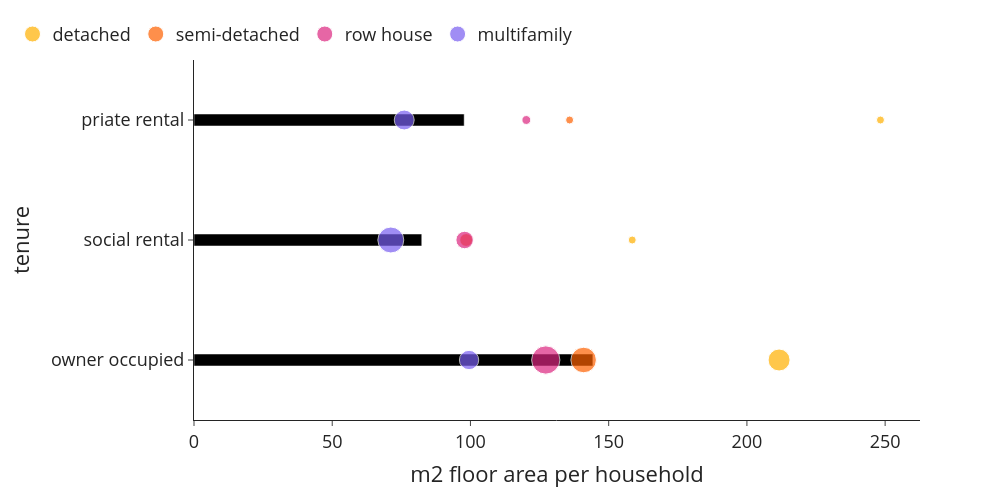

Notebook cell for this chart:
### Code cell
bubblechart((use['size'+year+'_w1']*use['n_hhd']), use['n_hhd'], use['n_hhd'], 0, 1, 'm2 floor area per household', class_name_long, 'm2_per_hhd_class_type')

### Figure 1 — Plotly figure (JSON) as saved in the notebook; plotly's stock layout.template omitted (floating-point values rounded to 4 significant figures)
{"data": [{"alignmentgroup": "True", "hovertemplate": "m2 floor area per household=%{x}<br>tenure=%{y}<extra></extra>", "legendgroup": "", "marker": {"color": "#000000", "pattern": {"shape": ""}}, "name": "", "offsetgroup": "", "orientation": "h", "showlegend": false, "textposition": "auto", "type": "bar", "x": [144.3, 82.39, 97.73], "xaxis": "x", "y": ["owner occupied", "social rental", "priate rental"], "yaxis": "y"}, {"legendrank": 0, "marker": {"color": "#ffb000", "size": [962560, 3460, 67015], "sizemin": 4, "sizemode": "area", "sizeref": 3983.0}, "mode": "markers", "name": "detached", "showlegend": true, "type": "scatter", "x": [211.6, 158.5, 248.3], "y": ["owner occupied", "social rental", "priate rental"]}, {"legendrank": 1, "marker": {"color": "#fe6100", "size": [1299520, 329080, 91650], "sizemin": 4, "sizemode": "area", "sizeref": 3983.0}, "mode": "markers", "name": "semi-detached", "showlegend": true, "type": "scatter", "x": [140.9, 98.45, 135.9], "y": ["owner occupied", "social rental", "priate rental"]}, {"legendrank": 2, "marker": {"color": "#dc267f", "size": [1593095, 609915, 158020], "sizemin": 4, "sizemode": "area", "sizeref": 3983.0}, "mode": "markers", "name": "row house", "showlegend": true, "type": "scatter", "x": [127.2, 97.9, 120.2], "y": ["owner occupied", "social rental", "priate rental"]}, {"legendrank": 3, "marker": {"color": "#785ef0", "size": [744580, 1340030, 790115], "sizemin": 4, "sizemode": "area", "sizeref": 3983.0}, "mode": "markers", "name": "multifamily", "showlegend": true, "type": "scatter", "x": [99.49, 71.19, 76.04], "y": ["owner occupied", "social rental", "priate rental"]}], "layout": {"bargap": 0.9, "barmode": "relative", "font": {"size": 18}, "height": 500, "legend": {"orientation": "h", "tracegroupgap": 0, "x": -0.25, "xanchor": "left", "y": 1.02, "yanchor": "bottom"}, "margin": {"t": 60}, "width": 1000, "xaxis": {"anchor": "y", "domain": [0, 1], "title": {"text": "m2 floor area per household"}}, "yaxis": {"anchor": "x", "domain": [0, 1], "title": {"text": "tenure"}}}}
